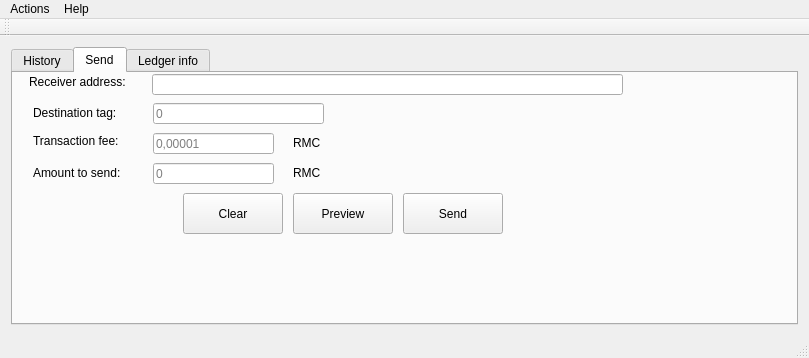
<?xml version="1.0" encoding="UTF-8"?>
<ui version="4.0">
 <class>WalletMain</class>
 <widget class="QMainWindow" name="WalletMain">
  <property name="geometry">
   <rect>
    <x>0</x>
    <y>0</y>
    <width>809</width>
    <height>358</height>
   </rect>
  </property>
  <property name="sizePolicy">
   <sizepolicy hsizetype="Preferred" vsizetype="Preferred">
    <horstretch>0</horstretch>
    <verstretch>0</verstretch>
   </sizepolicy>
  </property>
  <property name="windowTitle">
   <string>RPC Wallet</string>
  </property>
  <widget class="QWidget" name="centralWidget">
   <layout class="QVBoxLayout" name="verticalLayout">
    <item>
     <widget class="QTabWidget" name="tabWidget">
      <property name="currentIndex">
       <number>1</number>
      </property>
      <widget class="QWidget" name="historyTab">
       <property name="toolTip">
        <string>Transaction history</string>
       </property>
       <property name="whatsThis">
        <string>&lt;html&gt;&lt;head/&gt;&lt;body&gt;&lt;p&gt;Transaction history tab&lt;/p&gt;&lt;/body&gt;&lt;/html&gt;</string>
       </property>
       <attribute name="title">
        <string>History</string>
       </attribute>
       <layout class="QGridLayout" name="gridLayout">
        <item row="0" column="0">
         <widget class="TxTable" name="txView">
          <property name="maximumSize">
           <size>
            <width>1000000</width>
            <height>1000000</height>
           </size>
          </property>
          <property name="editTriggers">
           <set>QAbstractItemView::NoEditTriggers</set>
          </property>
          <property name="showGrid">
           <bool>false</bool>
          </property>
          <column>
           <property name="text">
            <string comment="Transaction timestamp">Date</string>
           </property>
           <property name="toolTip">
            <string>Transaction timestamp</string>
           </property>
           <property name="whatsThis">
            <string>Transaction timestamp</string>
           </property>
          </column>
          <column>
           <property name="text">
            <string>Type</string>
           </property>
          </column>
          <column>
           <property name="text">
            <string>Transaction ID</string>
           </property>
           <property name="toolTip">
            <string>Transaction hash</string>
           </property>
           <property name="whatsThis">
            <string>Transaction hash</string>
           </property>
          </column>
          <column>
           <property name="text">
            <string>Amount</string>
           </property>
           <property name="toolTip">
            <string>Amount of RMC transaction</string>
           </property>
           <property name="whatsThis">
            <string>Amount of RMC transaction</string>
           </property>
          </column>
          <column>
           <property name="text">
            <string>Tx JSON</string>
           </property>
          </column>
         </widget>
        </item>
       </layout>
      </widget>
      <widget class="QWidget" name="sendTab">
       <property name="toolTip">
        <string>&lt;html&gt;&lt;head/&gt;&lt;body&gt;&lt;p&gt;New transaction form&lt;/p&gt;&lt;/body&gt;&lt;/html&gt;</string>
       </property>
       <attribute name="title">
        <string>Send</string>
       </attribute>
       <widget class="QPushButton" name="sendButton">
        <property name="geometry">
         <rect>
          <x>390</x>
          <y>120</y>
          <width>100</width>
          <height>41</height>
         </rect>
        </property>
        <property name="maximumSize">
         <size>
          <width>100</width>
          <height>16777215</height>
         </size>
        </property>
        <property name="text">
         <string>Send</string>
        </property>
       </widget>
       <widget class="QLabel" name="receiverLabel">
        <property name="geometry">
         <rect>
          <x>16</x>
          <y>1</y>
          <width>109</width>
          <height>16</height>
         </rect>
        </property>
        <property name="text">
         <string>Receiver address:</string>
        </property>
       </widget>
       <widget class="QLineEdit" name="receiverAddressEdit">
        <property name="geometry">
         <rect>
          <x>139</x>
          <y>1</y>
          <width>471</width>
          <height>21</height>
         </rect>
        </property>
       </widget>
       <widget class="QLabel" name="amountLabel">
        <property name="geometry">
         <rect>
          <x>20</x>
          <y>90</y>
          <width>101</width>
          <height>20</height>
         </rect>
        </property>
        <property name="text">
         <string>Amount to send:</string>
        </property>
       </widget>
       <widget class="QLineEdit" name="amountToSend">
        <property name="geometry">
         <rect>
          <x>140</x>
          <y>90</y>
          <width>121</width>
          <height>21</height>
         </rect>
        </property>
        <property name="maximumSize">
         <size>
          <width>160</width>
          <height>16777215</height>
         </size>
        </property>
        <property name="placeholderText">
         <string>0</string>
        </property>
       </widget>
       <widget class="QLabel" name="rmcLabel">
        <property name="geometry">
         <rect>
          <x>280</x>
          <y>90</y>
          <width>29</width>
          <height>20</height>
         </rect>
        </property>
        <property name="text">
         <string>RMC</string>
        </property>
       </widget>
       <widget class="QPushButton" name="clearButton">
        <property name="geometry">
         <rect>
          <x>170</x>
          <y>120</y>
          <width>100</width>
          <height>41</height>
         </rect>
        </property>
        <property name="maximumSize">
         <size>
          <width>100</width>
          <height>16777215</height>
         </size>
        </property>
        <property name="text">
         <string>Clear</string>
        </property>
       </widget>
       <widget class="QPushButton" name="previewButton">
        <property name="geometry">
         <rect>
          <x>280</x>
          <y>120</y>
          <width>100</width>
          <height>41</height>
         </rect>
        </property>
        <property name="maximumSize">
         <size>
          <width>100</width>
          <height>16777215</height>
         </size>
        </property>
        <property name="text">
         <string>Preview</string>
        </property>
       </widget>
       <widget class="QLabel" name="destinationTagLabel">
        <property name="geometry">
         <rect>
          <x>20</x>
          <y>30</y>
          <width>111</width>
          <height>20</height>
         </rect>
        </property>
        <property name="text">
         <string>Destination tag:</string>
        </property>
       </widget>
       <widget class="QLineEdit" name="destinationTag">
        <property name="geometry">
         <rect>
          <x>140</x>
          <y>30</y>
          <width>171</width>
          <height>21</height>
         </rect>
        </property>
        <property name="text">
         <string/>
        </property>
        <property name="placeholderText">
         <string>0</string>
        </property>
       </widget>
       <widget class="QLabel" name="sendTransactionFeeLabel">
        <property name="geometry">
         <rect>
          <x>20</x>
          <y>60</y>
          <width>111</width>
          <height>16</height>
         </rect>
        </property>
        <property name="text">
         <string>Transaction fee:</string>
        </property>
       </widget>
       <widget class="QLineEdit" name="sendTransactionFeeValue">
        <property name="geometry">
         <rect>
          <x>140</x>
          <y>60</y>
          <width>121</width>
          <height>21</height>
         </rect>
        </property>
        <property name="placeholderText">
         <string>0,00001</string>
        </property>
       </widget>
       <widget class="QLabel" name="rmcLabel_2">
        <property name="geometry">
         <rect>
          <x>280</x>
          <y>60</y>
          <width>29</width>
          <height>20</height>
         </rect>
        </property>
        <property name="text">
         <string>RMC</string>
        </property>
       </widget>
      </widget>
      <widget class="QWidget" name="ledgerInfoTab">
       <attribute name="title">
        <string>Ledger info</string>
       </attribute>
       <layout class="QGridLayout" name="gridLayout_2">
        <item row="6" column="0">
         <widget class="QLabel" name="baseReserveLabel">
          <property name="text">
           <string>Base reserve:</string>
          </property>
         </widget>
        </item>
        <item row="6" column="1">
         <widget class="QLabel" name="baseReserveValue">
          <property name="text">
           <string>-</string>
          </property>
         </widget>
        </item>
        <item row="4" column="0">
         <widget class="QLabel" name="baseFeeLabel">
          <property name="text">
           <string>Base fee:</string>
          </property>
         </widget>
        </item>
        <item row="3" column="1">
         <widget class="QLabel" name="transactionsCount">
          <property name="text">
           <string>-</string>
          </property>
         </widget>
        </item>
        <item row="3" column="0">
         <widget class="QLabel" name="transactionCountLabel">
          <property name="text">
           <string>Transactions:</string>
          </property>
         </widget>
        </item>
        <item row="2" column="0">
         <widget class="QLabel" name="closeTimelabel">
          <property name="text">
           <string>Close time:</string>
          </property>
         </widget>
        </item>
        <item row="4" column="1">
         <widget class="QLabel" name="baseFeeValue">
          <property name="text">
           <string>-</string>
          </property>
         </widget>
        </item>
        <item row="1" column="1">
         <widget class="QLabel" name="latestLedgerHash">
          <property name="text">
           <string>-</string>
          </property>
         </widget>
        </item>
        <item row="2" column="1">
         <widget class="QLabel" name="closeTime">
          <property name="text">
           <string>-</string>
          </property>
         </widget>
        </item>
        <item row="0" column="1">
         <widget class="QLabel" name="latestLedgerNum">
          <property name="text">
           <string>-</string>
          </property>
         </widget>
        </item>
        <item row="1" column="0">
         <widget class="QLabel" name="lastLedgerHashLabel">
          <property name="text">
           <string>Hash:</string>
          </property>
         </widget>
        </item>
        <item row="0" column="0">
         <widget class="QLabel" name="lastLedgerLabel">
          <property name="text">
           <string>Latest ledger:</string>
          </property>
         </widget>
        </item>
        <item row="5" column="0">
         <widget class="QLabel" name="feeReflabel">
          <property name="text">
           <string>Current fee:</string>
          </property>
         </widget>
        </item>
        <item row="5" column="1">
         <widget class="QLabel" name="feeRefValue">
          <property name="text">
           <string>-</string>
          </property>
         </widget>
        </item>
       </layout>
      </widget>
     </widget>
    </item>
   </layout>
  </widget>
  <widget class="QToolBar" name="mainToolBar">
   <attribute name="toolBarArea">
    <enum>TopToolBarArea</enum>
   </attribute>
   <attribute name="toolBarBreak">
    <bool>false</bool>
   </attribute>
  </widget>
  <widget class="QStatusBar" name="statusBar"/>
  <widget class="QMenuBar" name="menuBar">
   <property name="geometry">
    <rect>
     <x>0</x>
     <y>0</y>
     <width>809</width>
     <height>22</height>
    </rect>
   </property>
   <widget class="QMenu" name="menuFile">
    <property name="title">
     <string>Actions</string>
    </property>
    <widget class="QMenu" name="menuKey_management">
     <property name="title">
      <string>Key management</string>
     </property>
     <addaction name="actionExport_key"/>
     <addaction name="actionImport_key"/>
     <addaction name="actionGenerateNew"/>
     <addaction name="actionEncrypt_wallet"/>
    </widget>
    <addaction name="menuKey_management"/>
    <addaction name="actionCopy_account_address"/>
    <addaction name="actionSwitch_account"/>
    <addaction name="separator"/>
    <addaction name="actionReconnect"/>
    <addaction name="actionExit"/>
   </widget>
   <widget class="QMenu" name="menuHelp">
    <property name="title">
     <string>Help</string>
    </property>
    <addaction name="actionAbout"/>
   </widget>
   <addaction name="menuFile"/>
   <addaction name="menuHelp"/>
  </widget>
  <action name="actionExit">
   <property name="text">
    <string>Exit</string>
   </property>
  </action>
  <action name="actionImport_key">
   <property name="text">
    <string>Import key</string>
   </property>
  </action>
  <action name="actionGenerateNew">
   <property name="text">
    <string>Generate new</string>
   </property>
  </action>
  <action name="actionExport_key">
   <property name="text">
    <string>Export current</string>
   </property>
  </action>
  <action name="actionEncrypt_wallet">
   <property name="text">
    <string>Encrypt wallet</string>
   </property>
  </action>
  <action name="actionCopy_account_address">
   <property name="text">
    <string>Copy account address</string>
   </property>
  </action>
  <action name="actionReconnect">
   <property name="text">
    <string>Reconnect</string>
   </property>
  </action>
  <action name="actionAbout">
   <property name="text">
    <string>About</string>
   </property>
  </action>
  <action name="actionSwitch_account">
   <property name="text">
    <string>Switch account</string>
   </property>
  </action>
 </widget>
 <layoutdefault spacing="6" margin="11"/>
 <customwidgets>
  <customwidget>
   <class>TxTable</class>
   <extends>QTableWidget</extends>
   <header>txtable.h</header>
  </customwidget>
 </customwidgets>
 <resources/>
 <connections/>
</ui>
